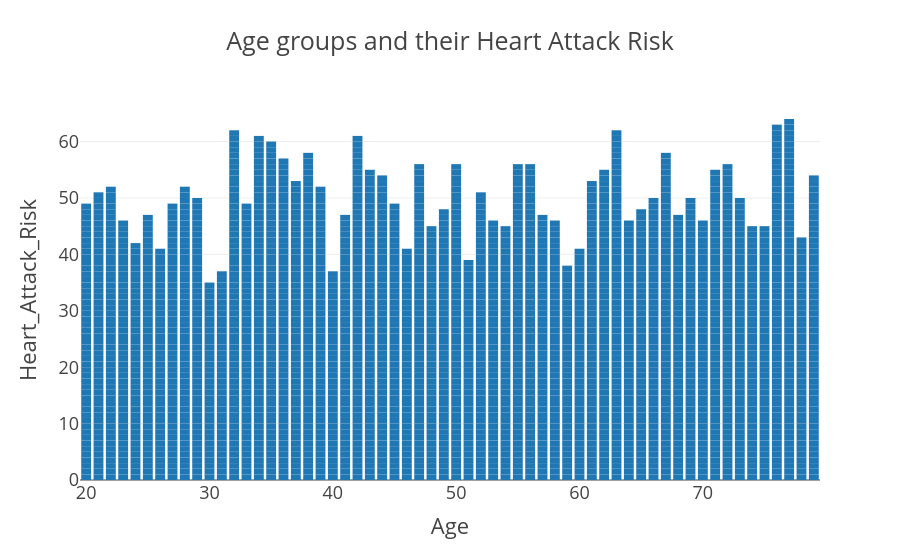

The notebook cell this image was saved under:
### Code cell
fig = px.bar(df, x='Age', y='Heart_Attack_Risk',title = "Age groups and their Heart Attack Risk", template = "presentation")
fig.show()

### Figure 1 — Plotly figure (JSON) as saved in the notebook; plotly's stock layout.template omitted (floating-point values rounded to 4 significant figures; data arrays with more than 128 entries replaced by an {"elided": "..."} marker saying what was removed)
{"data": [{"alignmentgroup": "True", "hovertemplate": "Age=%{x}<br>Heart_Attack_Risk=%{y}<extra></extra>", "legendgroup": "", "marker": {"color": "#1F77B4", "pattern": {"shape": ""}}, "name": "", "offsetgroup": "", "orientation": "v", "showlegend": false, "textposition": "auto", "type": "bar", "x": {"elided": "10000 int values"}, "xaxis": "x", "y": {"elided": "10000 int values"}, "yaxis": "y"}], "layout": {"barmode": "relative", "legend": {"tracegroupgap": 0}, "title": {"text": "Age groups and their Heart Attack Risk"}, "xaxis": {"anchor": "y", "domain": [0, 1], "title": {"text": "Age"}}, "yaxis": {"anchor": "x", "domain": [0, 1], "title": {"text": "Heart_Attack_Risk"}}}}
